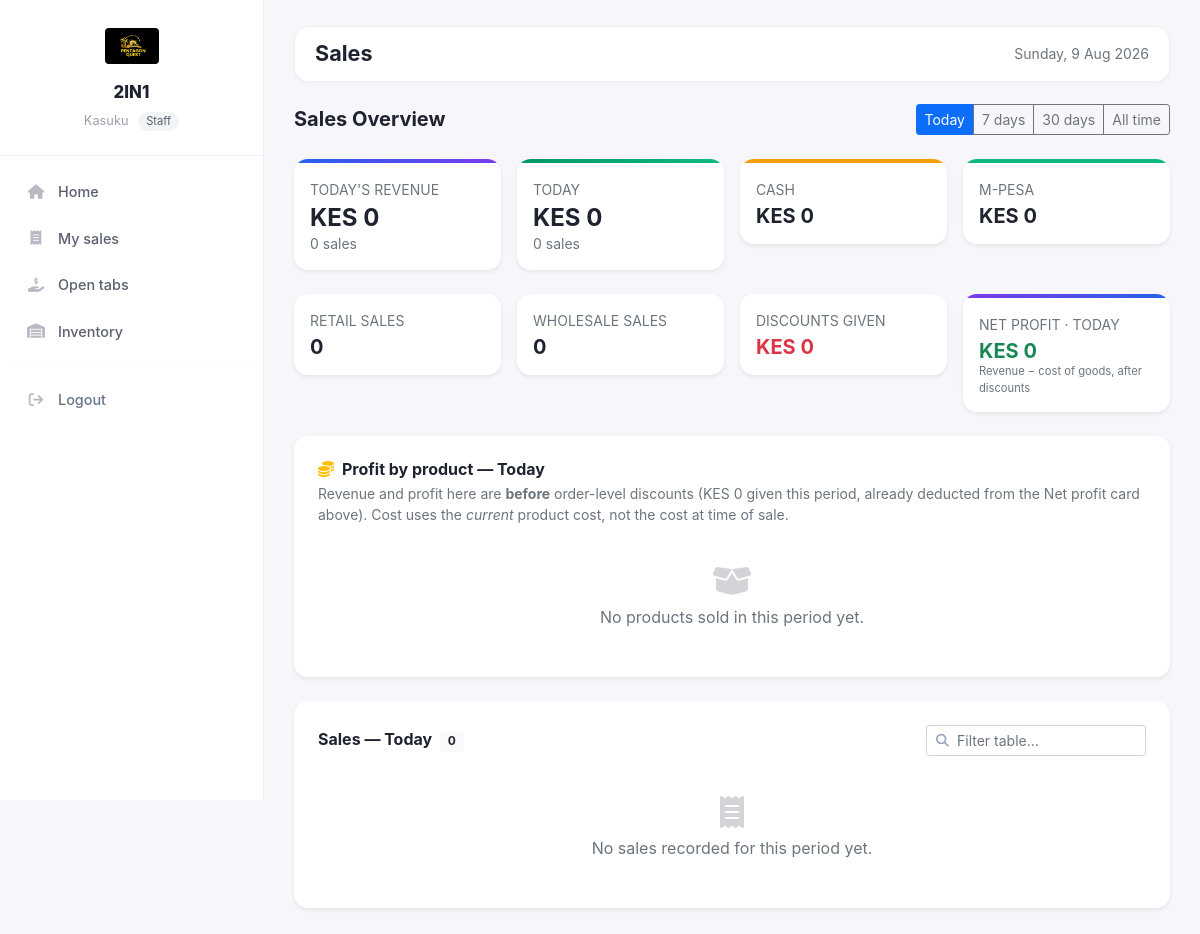
Screenshot of /public/super/sales/index.php (signed in) with the database file from the repository.
### tables this page shows
CREATE TABLE `tenants` (
  `id` int NOT NULL AUTO_INCREMENT,
  `name` varchar(150) NOT NULL,
  `slug` varchar(150) NOT NULL,
  `owner_user_id` int DEFAULT NULL,
  `status` enum('active','suspended','cancelled') NOT NULL DEFAULT 'active',
  `logo_path` varchar(255) DEFAULT NULL,
  `currency` varchar(8) NOT NULL DEFAULT 'KES',
  `phone` varchar(30) DEFAULT NULL,
  `address` varchar(255) DEFAULT NULL,
  `receipt_footer` varchar(255) DEFAULT NULL,
  `kra_pin` varchar(20) DEFAULT NULL,
  `created_at` datetime NOT NULL DEFAULT CURRENT_TIMESTAMP,
  `updated_at` datetime NOT NULL DEFAULT CURRENT_TIMESTAMP ON UPDATE CURRENT_TIMESTAMP,
  PRIMARY KEY (`id`),
  UNIQUE KEY `uq_tenant_slug` (`slug`),
  KEY `idx_tenant_status` (`status`)
);

### app/app.php (called while the page is built, shortened)
<?php
require_once __DIR__ . '/helpers/PathConfig.php';
spl_autoload_register(function ($class) {
    foreach (['Models\\' => '/app/models/', 'Controllers\\' => '/app/controllers/'] as $prefix => $dir) {
        if (strpos($class, $prefix) === 0) {
            $file = ROOT_PATH . $dir . substr($class, strlen($prefix)) . '.php';
            if (is_file($file)) { require_once $file; return; }
        }
    }
    foreach (['/app/helpers/', '/app/services/'] as $dir) {
        $file = ROOT_PATH . $dir . $class . '.php';
        if (is_file($file)) { require_once $file; return; }
    }
});

### app/helpers/TenantContext.php (called while the page is built, shortened)
<?php
class TenantContext
{
    private static ?int $tenantId = null;
    private static ?string $role  = null;
    private static array $caps    = [];
    public static function boot(): void
    {
        self::$tenantId = $_SESSION['tenant_id']    ?? null;
        self::$role     = $_SESSION['role']         ?? null;
        self::$caps     = $_SESSION['capabilities'] ?? [];
    }
    public static function tenantId(): ?int { self::ensure(); return self::$tenantId; }
    public static function role(): ?string  { self::ensure(); return self::$role; }
    public static function can(string $cap): bool
    {
        return in_array(Capabilities::ALL, self::$caps, true)
            || in_array($cap, self::$caps, true);
    }
}

### app/helpers/Database.php (called while the page is built, shortened)
<?php
class Database
{
    private static ?PDO $pdo = null;
    public static function pdo(): PDO
    {
        if (self::$pdo === null) {
            $cfg = require ROOT_PATH . '/app/config/database.php';
            $dsn = sprintf(
                'mysql:host=%s;dbname=%s;charset=%s',
                $cfg['host'],
                $cfg['dbname'],
                $cfg['charset'] ?? 'utf8mb4'
            );
            self::$pdo = new PDO($dsn, $cfg['username'], $cfg['password'], [
                PDO::ATTR_ERRMODE            => PDO::ERRMODE_EXCEPTION,
                PDO::ATTR_DEFAULT_FETCH_MODE => PDO::FETCH_ASSOC,
                PDO::ATTR_EMULATE_PREPARES   => false,
            ]);
            self::$pdo->exec("SET time_zone = '+03:00'");
        }
        return self::$pdo;
    }
}

### app/models/Model.php (called while the page is built, shortened)
<?php
abstract class Model
{
    protected PDO $db;
    protected string $table;
    protected bool $tenantScoped = true;
    public function __construct(?PDO $db = null)
    {
        $this->db = $db ?? \Database::pdo();
    }
    protected function scopeTenantId(): ?int
    {
        if (!$this->tenantScoped) {
            return null;
        }
        $tid = \TenantContext::tenantId();
        return $tid;
    }
    public function find(int $id): ?array
    {
        $sql = "SELECT * FROM {$this->table} WHERE id = :id";
        $params = [':id' => $id];
        $stmt = $this->db->prepare($sql);
        $stmt->execute($params);
        $row = $stmt->fetch();
        return $row ?: null;
    }
}

### app/helpers/Branding.php (called while the page is built, shortened)
<?php
class Branding
{
    public static function tenantLogo(?array $tenant): string
    {
        if ($tenant && !empty($tenant['logo_path'])) {
            return public_url(self::normalizeStoredPath($tenant['logo_path']));
        }
        return self::loginLogo();
    }
    private static function normalizeStoredPath(string $path): string
    {
        $path = ltrim($path, '/');
        if (strpos($path, 'public/') === 0) {
            $path = substr($path, strlen('public/'));
        }
        return $path;
    }
}

### app/helpers/PathConfig.php (called while the page is built, shortened)
<?php
if (!function_exists('public_url')) {
    function public_url(string $path = ''): string
    {
        $base = defined('BASE_URL') ? (string) BASE_URL : '/public';
        $base = rtrim($base, '/');
        $path = ltrim($path, '/');
        return $base === '' ? '/' . ($path !== '' ? $path : '') : $base . '/' . $path;
    }
}

### public/templates/tenants/layout.php (the view, shortened to what this page needs)
<?php
$__tenant = $__tenant ?? (TenantContext::tenantId()
    ? (new Models\TenantModel(Database::pdo()))->find(TenantContext::tenantId())
    : null);
?>
<!DOCTYPE html>
<html lang="en">
<head>
    <link href="https://cdn.jsdelivr.net/npm/bootstrap@5.1.3/dist/css/bootstrap.min.css" rel="stylesheet">
    <link rel="stylesheet" href="https://cdnjs.cloudflare.com/ajax/libs/font-awesome/6.5.1/css/all.min.css">
</head>
<body>
<div class="t-wrap">
    <?php include __DIR__ . '/../../components/tenants/sidebar.php'; ?>
    <main class="t-main">
        <div class="t-topbar">
            <h1><?php echo htmlspecialchars($page_title ?? 'Dashboard'); ?></h1>
            <div class="text-muted small d-none d-md-block"><?php echo date('l, j M Y'); ?></div>
        </div>
        <?php echo $content ?? ''; ?>
    </main>
</div>
</body>
</html>

### public/components/tenants/sidebar.php (shortened to what this page needs)
<?php
require_once __DIR__ . '/../../../app/helpers/PathConfig.php';
$__tenant   = $__tenant ?? null;
$shopName   = $__tenant['name'] ?? 'My Shop';
$logo = Branding::tenantLogo($__tenant);
$username   = $_SESSION['username'] ?? 'User';
$roleLabel  = TenantContext::role() === 'tenant_owner' ? 'Owner' : 'Staff';
$uri        = $_SERVER['REQUEST_URI'] ?? '';
$dashUrl    = TenantContext::role() === 'staff' ? public_url('staff/dashboard/') : public_url('super/dashboard/');
$isOn = function (string $needle) use ($uri): string {
    return strpos($uri, $needle) !== false ? 'active' : '';
};
?>
<aside class="t-sidebar" id="tSidebar">
    <div class="t-brand">
        <img class="t-logo" src="<?php echo htmlspecialchars($logo); ?>" alt="<?php echo htmlspecialchars($shopName); ?>">
        <div class="t-shop"><?php echo htmlspecialchars($shopName); ?></div>
        <div class="t-user">
            <?php echo htmlspecialchars($username); ?>
            <span class="t-role"><?php echo htmlspecialchars($roleLabel); ?></span>
        </div>
    </div>
    <nav class="t-nav">
        <a class="t-link <?php echo $isOn('/dashboard'); ?>" href="<?php echo $dashUrl; ?>">
            <i class="fas fa-house"></i><span>Home</span>
        </a>
        <?php if (TenantContext::role() === 'staff' && TenantContext::can(Capabilities::SALES_VIEW)): ?>
        <a class="t-link <?php echo $isOn('/staff/sales/'); ?>" href="<?php echo public_url('staff/sales/'); ?>"><i class="fas fa-receipt"></i><span>My sales</span></a>
        <?php endif; ?>
        <?php if (TenantContext::can(Capabilities::SALES_RECORD)): ?>
        <a class="t-link <?php echo $isOn('/super/orders'); ?>" href="<?php echo public_url('super/orders/'); ?>"><i class="fas fa-hand-holding-dollar"></i><span>Open tabs</span></a>
        <?php endif; ?>
        <?php if (TenantContext::can(Capabilities::INVENTORY_VIEW) || TenantContext::can(Capabilities::INVENTORY_EDIT)): ?>
        <a class="t-link <?php echo $isOn('/super/inventory'); ?>" href="<?php echo public_url('super/inventory/'); ?>">
            <i class="fas fa-warehouse"></i><span>Inventory</span>
        </a>
        <?php endif; ?>
        <hr>
        <a class="t-link t-danger" href="<?php echo public_url('auth/logout.php'); ?>">
            <i class="fas fa-arrow-right-from-bracket"></i><span>Logout</span>
        </a>
    </nav>
</aside>

### public/templates/tenants/layout.php (style rules this page uses)
:root { --pos-green:#16a34a; --pos-green-dark:#15803d; --pos-green-light:#f0fdf4; --pos-bg:#f7f7fb; --pos-ink:#1f2330; }
* { box-sizing:border-box; }
body { margin:0;font-family:-apple-system,'Segoe UI',Roboto,Arial,sans-serif;background:var(--pos-bg);color:var(--pos-ink); }
.t-wrap { display:flex;min-height:100vh; }
.t-main { flex:1;margin-left:264px;padding:26px 30px;width:calc(100% - 264px); }
.t-topbar { background:#fff;border:1px solid #eef0f4;border-radius:14px;padding:14px 20px;display:flex;justify-content:space-between;align-items:center;gap:14px;margin-bottom:22px;box-shadow:0 1px 3px rgba(16,24,40,.04); }
.t-topbar h1 { font-size:1.35rem;margin:0;font-weight:700;color:var(--pos-ink); }
a { color:var(--pos-green); }

### public/components/tenants/sidebar.php (style rules this page uses)
:root { --t-bg:#fff; --t-bg2:var(--pos-green-light,#f0fdf4); --t-line:#eef0f4; --t-accent:var(--pos-green,#16a34a); --t-text:#5b6070; }
.t-sidebar { width:264px; background:var(--t-bg); color:var(--t-text); position:fixed; left:0; top:0; height:100vh; overflow-y:auto; z-index:1001; transition:transform .3s ease; border-right:1px solid var(--t-line); }
.t-brand { padding:24px 20px; border-bottom:1px solid var(--t-line); text-align:center; position:relative; }
.t-logo { height:44px; max-width:160px; object-fit:contain; border-radius:8px; padding:4px; }
.t-shop { margin-top:12px; font-weight:800; color:#1f2330; font-size:1.05rem; }
.t-user { margin-top:6px; font-size:.8rem; color:#9aa0ac; }
.t-role { display:inline-block; margin-left:6px; padding:1px 8px; border-radius:999px; background:#f3f4f7; color:#5b6070; font-size:.7rem; }
.t-nav { padding:14px 12px; }
.t-link { display:flex; align-items:center; gap:12px; padding:11px 14px; border-radius:10px; color:var(--t-text); text-decoration:none; font-size:.9rem; margin-bottom:3px; font-weight:500; }
.t-link i { width:20px; color:#b7bac3; text-align:center; }
.t-danger { color:#64748b; }
.t-nav hr { border:0; border-top:1px solid var(--t-line); margin:12px 0; }

### rows the page displays
tenants: logo_path (picture), name "2IN1"

### other values shown
$username "Kasuku"
$roleLabel "Staff"
$page_title "Sales"
$lbl "Today"
$lbl "7 days"
$lbl "30 days"
$lbl "All time"
$todaySum['revenue'] "0"
$todaySum['count'] "0"
$periodLabel "TODAY"
$sum['revenue'] "0"
$sum['count'] "0"
$sum['cash'] "0"
$sum['mpesa'] "0"
$sum['retail'] "0"
